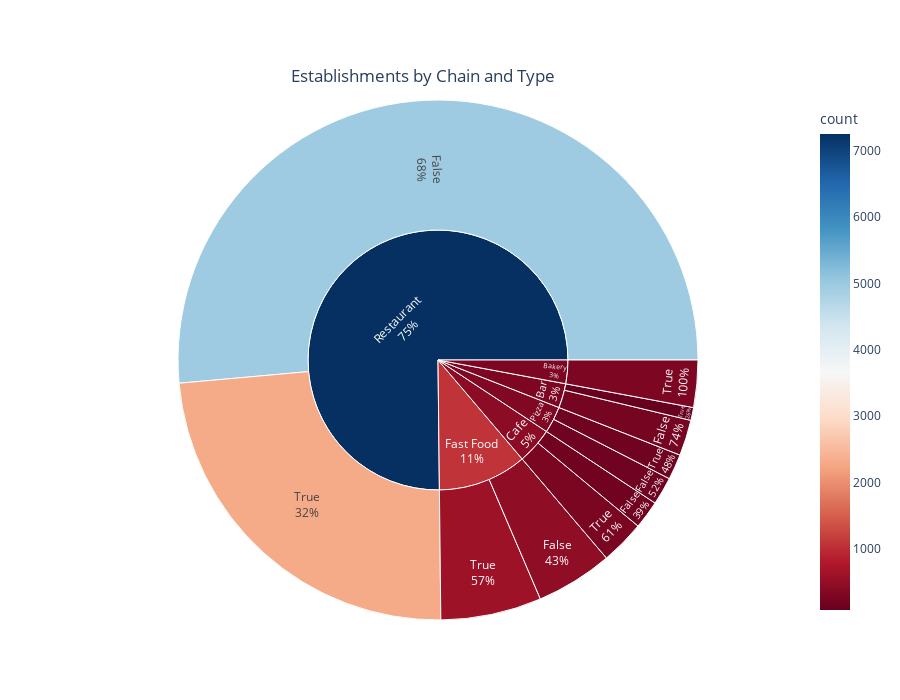

The notebook cell this image was saved under:
### Code cell
# Plotting an interactive sunburst chart
fig =px.sunburst(
    data_frame = chains,
    path = ['object_type', 'chain'],
    values = 'count',
    color = 'count',
    color_continuous_scale='RdBu',
    title={
        'text': "Establishments by Chain and Type",
        'y':0.9,
        'x':0.47,
        'xanchor': 'center',
        'yanchor': 'top'},
    height = 700,
)
fig.update_traces(textinfo="label+percent parent")
fig.show()

### Figure 1 — Plotly figure (JSON) as saved in the notebook; plotly's stock layout.template omitted (floating-point values rounded to 4 significant figures)
{"data": [{"branchvalues": "total", "domain": {"x": [0, 1], "y": [0, 1]}, "hoverlabel": {"namelength": 0}, "hovertemplate": "labels=%{label}<br>count=%{color}<br>parent=%{parent}<br>id=%{id}", "ids": ["Bar/False", "Cafe/False", "Fast Food/False", "Pizza/False", "Restaurant/False", "Bakery/True", "Bar/True", "Cafe/True", "Fast Food/True", "Pizza/True", "Restaurant/True", "Bakery", "Bar", "Cafe", "Fast Food", "Pizza", "Restaurant"], "labels": ["False", "False", "False", "False", "False", "True", "True", "True", "True", "True", "True", "Bakery", "Bar", "Cafe", "Fast Food", "Pizza", "Restaurant"], "marker": {"coloraxis": "coloraxis", "colors": [215, 169, 461, 167, 4963, 283, 77, 266, 605, 153, 2292, 283, 292, 435, 1066, 320, 7255]}, "name": "", "parents": ["Bar", "Cafe", "Fast Food", "Pizza", "Restaurant", "Bakery", "Bar", "Cafe", "Fast Food", "Pizza", "Restaurant", "", "", "", "", "", ""], "textinfo": "label+percent parent", "type": "sunburst", "values": [215, 169, 461, 167, 4963, 283, 77, 266, 605, 153, 2292, 283, 292, 435, 1066, 320, 7255]}], "layout": {"coloraxis": {"colorbar": {"title": {"text": "count"}}, "colorscale": [[0, "rgb(103,0,31)"], [0.1, "rgb(178,24,43)"], [0.2, "rgb(214,96,77)"], [0.3, "rgb(244,165,130)"], [0.4, "rgb(253,219,199)"], [0.5, "rgb(247,247,247)"], [0.6, "rgb(209,229,240)"], [0.7, "rgb(146,197,222)"], [0.8, "rgb(67,147,195)"], [0.9, "rgb(33,102,172)"], [1, "rgb(5,48,97)"]]}, "height": 700, "legend": {"tracegroupgap": 0}, "title": {"text": "Establishments by Chain and Type", "x": 0.47, "xanchor": "center", "y": 0.9, "yanchor": "top"}}}
